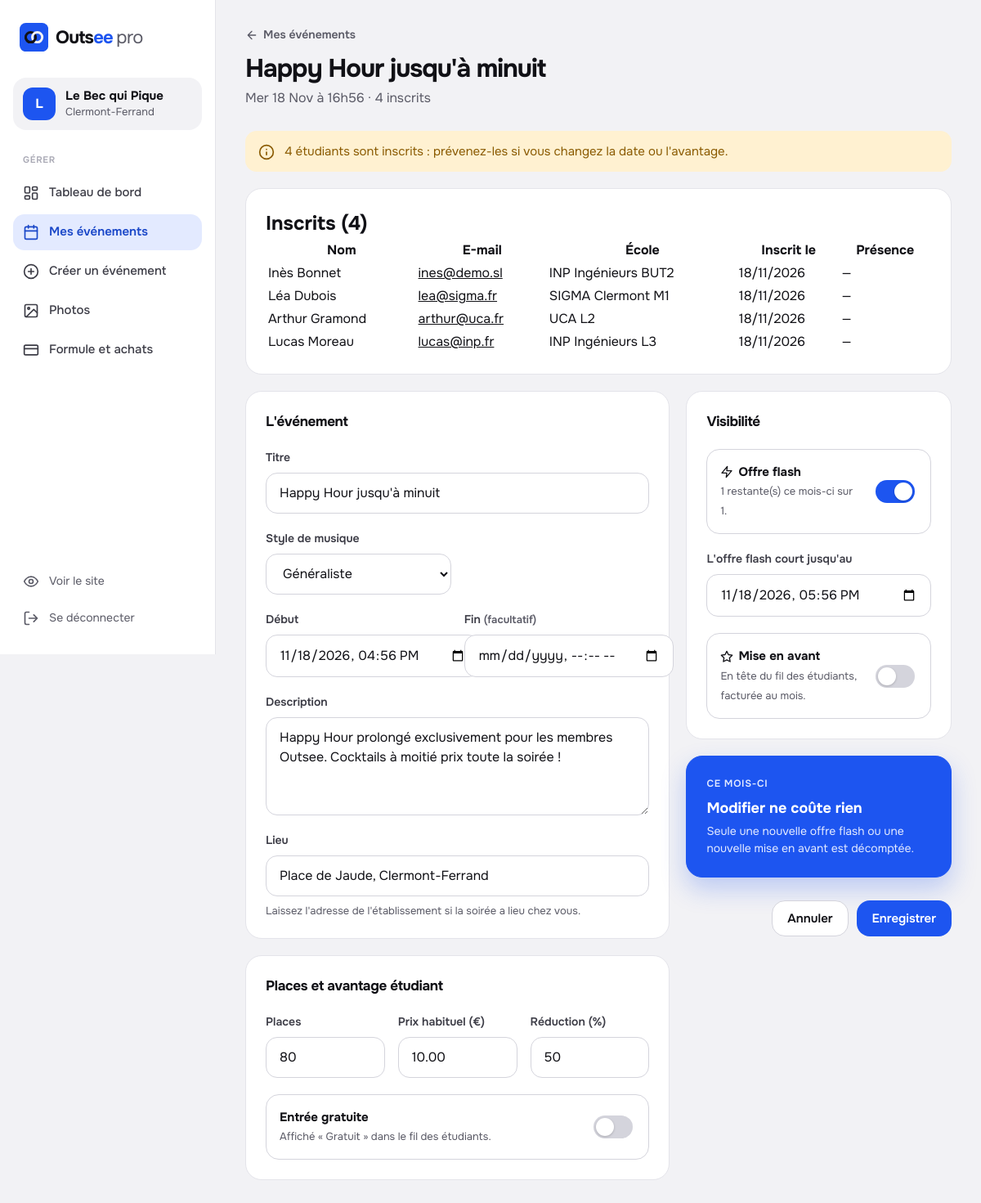
Page /partenaire/edit_event.php?id=1 (signed in) on the committed database.
### tables this page shows
CREATE TABLE IF NOT EXISTS etablissements (
    id INT PRIMARY KEY AUTO_INCREMENT,
    user_id INT NOT NULL,
    nom VARCHAR(200) NOT NULL,
    type ENUM('bar', 'boite', 'resto', 'afterwork', 'club', 'bde') NOT NULL,
     
    verification ENUM('non_requise','en_attente','validee','refusee') NOT NULL DEFAULT 'non_requise',
    verifie_par INT NULL DEFAULT NULL,
    verifie_le DATETIME NULL DEFAULT NULL,
    verification_note VARCHAR(255) NULL DEFAULT NULL,
    adresse VARCHAR(255),
    ville VARCHAR(100) DEFAULT 'Clermont-Ferrand',
     
     
    latitude DECIMAL(10,7) DEFAULT NULL,
    longitude DECIMAL(10,7) DEFAULT NULL,
    FOREIGN KEY (user_id) REFERENCES users(id) ON DELETE CASCADE
);

CREATE TABLE IF NOT EXISTS evenements (
    id INT PRIMARY KEY AUTO_INCREMENT,
    etablissement_id INT NOT NULL,
    titre VARCHAR(255) NOT NULL,
    description TEXT,
    type ENUM('bar', 'boite', 'resto', 'afterwork', 'sport') NOT NULL,
     
     
     
    style_musique VARCHAR(20) NULL DEFAULT NULL,
     
     
    sport VARCHAR(20) NULL DEFAULT NULL,
    format VARCHAR(20) NULL DEFAULT NULL,
    date_heure DATETIME NOT NULL,
     
     
    date_fin DATETIME NULL DEFAULT NULL,
    quota INT DEFAULT 100,
    reduction INT DEFAULT 0,
    prix_normal DECIMAL(8,2) DEFAULT 0,
    is_flash TINYINT(1) DEFAULT 0,
    flash_expiry DATETIME,
    is_gratuit TINYINT(1) DEFAULT 0,
     
     
     
     
    is_sponsorise TINYINT(1) NOT NULL DEFAULT 0,
    sponsor_formule ENUM('boost24','top7','premium30') DEFAULT NULL,
    sponsor_tarif DECIMAL(8,2) NOT NULL DEFAULT 0,
    sponsor_jusqu_au DATETIME DEFAULT NULL,
    sponsor_debut DATETIME DEFAULT NULL,
    inscriptions_jusqu_au DATETIME DEFAULT NULL,
     
    supplement_tarif DECIMAL(8,2) NOT NULL DEFAULT 0,
    lieu VARCHAR(255),
    created_at TIMESTAMP DEFAULT CURRENT_TIMESTAMP,
    INDEX idx_sponsor (is_sponsorise, sponsor_jusqu_au),
    INDEX idx_style_musique (style_musique, date_heure),
    FOREIGN KEY (etablissement_id) REFERENCES etablissements(id) ON DELETE CASCADE
);

CREATE TABLE IF NOT EXISTS inscriptions (
    id INT PRIMARY KEY AUTO_INCREMENT,
    user_id INT NOT NULL,
    evenement_id INT NOT NULL,
    qr_code VARCHAR(64) NOT NULL,
    statut ENUM('inscrit', 'checkin', 'annule') DEFAULT 'inscrit',
     
     
    checkin_le DATETIME NULL DEFAULT NULL,
    created_at TIMESTAMP DEFAULT CURRENT_TIMESTAMP,
    FOREIGN KEY (user_id) REFERENCES users(id) ON DELETE CASCADE,
    FOREIGN KEY (evenement_id) REFERENCES evenements(id) ON DELETE CASCADE,
    UNIQUE KEY unique_inscription (user_id, evenement_id)
);

CREATE TABLE IF NOT EXISTS users (
    id INT PRIMARY KEY AUTO_INCREMENT,
    nom VARCHAR(100) NOT NULL,
    prenom VARCHAR(100) NOT NULL,
    email VARCHAR(191) UNIQUE NOT NULL,
    password VARCHAR(255) NOT NULL,
    ecole VARCHAR(100),
    promo VARCHAR(10),
     
     
    ville VARCHAR(100) DEFAULT NULL,
     
    photo VARCHAR(255) DEFAULT NULL,
     
    date_naissance DATE DEFAULT NULL,
     
     
    cgu_acceptees_le DATETIME DEFAULT NULL,
    interests TEXT,
     
    type ENUM('etudiant', 'partenaire', 'admin', 'supprime') DEFAULT 'etudiant',
     
     
     
    compte_prive TINYINT(1) NOT NULL DEFAULT 1,
    created_at TIMESTAMP DEFAULT CURRENT_TIMESTAMP
);

### partenaire/edit_event.php (the view, shortened to what the rows shown need)
<?php
require_once __DIR__ . '/../includes/site.php';
require_once __DIR__ . '/../includes/db.php';
require_once __DIR__ . '/../includes/evenement_pro.php';
$etab      = ouvrirEspacePro($pdo);
$capacites = capacitesEtablissement($pdo, (int) $etab['id']);
$stmt = $pdo->prepare('SELECT * FROM evenements WHERE id = ? AND etablissement_id = ?');
$stmt->execute([(int) ($_GET['id'] ?? 0), (int) $etab['id']]);
$event = $stmt->fetch();
$valeurs = traiterRetourPaiementEvenement($pdo, $etab) ?? $event;
$stmt = $pdo->prepare("SELECT COUNT(*) FROM inscriptions WHERE evenement_id = ? AND statut != 'annule'");
$stmt->execute([(int) $event['id']]);
$inscrits = (int) $stmt->fetchColumn();
proDebut('Modifier un événement', 'evenements', $etab);
?>
<header class="pro-entete">
  <div>
    <a class="retour" href="<?= htmlspecialchars(baseUrl('/partenaire/evenements.php'), ENT_QUOTES) ?>"><?= iconeSite('fleche-g', 'icon-sm') ?> Mes événements</a>
    <h1 class="titre-pro"><?= htmlspecialchars((string) $event['titre']) ?></h1>
    <p class="pro-entete__sous"><?= htmlspecialchars(dateFr($event['date_heure'], 'D j M')) ?> à <?= date('H\hi', strtotime((string) $event['date_heure'])) ?> · <?= $inscrits ?> inscrit<?= $inscrits > 1 ? 's' : '' ?></p>
  </div>
</header>
<?php
$stmt = $pdo->prepare(
    "SELECT u.prenom, u.nom, u.email, u.ecole, u.promo, i.statut, i.created_at
       FROM inscriptions i JOIN users u ON u.id = i.user_id
      WHERE i.evenement_id = ? AND i.statut <> 'annule' ORDER BY u.nom, u.prenom"
);
$stmt->execute([(int) $event['id']]);
$participants = $stmt->fetchAll();
$e = static fn ($v): string => htmlspecialchars((string) $v, ENT_QUOTES);
?>
<section class="carte" style="margin-bottom:20px;">
  <h2 class="titre-section">Inscrits (<?= count($participants) ?>)</h2>
  <?php if (!$participants): ?>
    <p>Personne n'est encore inscrit.</p>
  <?php else: ?>
    <div style="overflow-x:auto;">
      <table class="table" style="width:100%;">
        <thead><tr><th>Nom</th><th>E-mail</th><th>École</th><th>Inscrit le</th><th>Présence</th></tr></thead>
        <tbody>
        <?php foreach ($participants as $p): ?>
          <tr>
            <td><?= $e($p['prenom'] . ' ' . $p['nom']) ?></td>
            <td><a href="mailto:<?= $e($p['email']) ?>"><?= $e($p['email']) ?></a></td>
            <td><?= $e(trim(($p['ecole'] ?? '') . ' ' . ($p['promo'] ?? ''))) ?></td>
            <td><?= $e(date('d/m/Y', strtotime((string) $p['created_at']))) ?></td>
            <td><?= $p['statut'] === 'checkin' ? 'Présent' : '—' ?></td>
          </tr>
        <?php endforeach; ?>
        </tbody>
      </table>
    </div>
  <?php endif; ?>
</section>
<?= formulaireEvenementHtml($pdo, $etab, $capacites, $valeurs, $event) ?>
<?php proFin(); ?>

### includes/site.php (shortened to what the rows shown need)
<?php
require_once __DIR__ . '/auth_check.php';
function iconeSite(string $nom, string $classes = '', string $titre = ''): string
{
    $acc = $titre !== ''
        ? 'role="img" aria-label="' . htmlspecialchars($titre, ENT_QUOTES) . '"'
        : 'aria-hidden="true" focusable="false"';
    return '<svg class="icon' . ($classes !== '' ? ' ' . htmlspecialchars($classes, ENT_QUOTES) : '') . '" viewBox="0 0 24 24" ' . $acc . '>' . ICONES_SITE[$nom] . '</svg>';
}
function marqueSite(string $suffixe = '', string $href = '', string $couleur = '#1D55F0', string $classes = ''): string
{
    static $n = 0;
    $n++;
    $clip = 'moitieBasse' . $n;
    $tuile = '<svg class="marque__tuile" viewBox="0 0 512 512" fill="none" aria-hidden="true" focusable="false">'
           . '<defs><clipPath id="' . $clip . '"><rect x="0" y="255.5" width="512" height="256.5"/></clipPath></defs>'
           . '<rect width="512" height="512" rx="112" fill="' . htmlspecialchars($couleur, ENT_QUOTES) . '"/>'
           . '<circle cx="196.5" cy="255.5" r="88.5" stroke="#111116" stroke-width="43"/>'
           . '<circle cx="314.5" cy="255.5" r="88.5" stroke="#F2F2F5" stroke-width="43"/>'
           . '<circle cx="196.5" cy="255.5" r="88.5" stroke="#111116" stroke-width="43" clip-path="url(#' . $clip . ')"/>'
           . '</svg>';
    $mot = '<span class="marque__mot" aria-hidden="true">Outs<span class="marque__ee" style="color:' . htmlspecialchars($couleur, ENT_QUOTES) . '">ee</span>'
         . ($suffixe !== '' ? '<span class="marque__suffixe">' . htmlspecialchars($suffixe) . '</span>' : '')
         . '</span>';
    $sr     = '<span class="sr-only">Outsee' . ($suffixe !== '' ? ' ' . htmlspecialchars($suffixe) : '') . '</span>';
    $classe = 'marque' . ($classes !== '' ? ' ' . $classes : '');
    return $href !== ''
        ? '<a class="' . $classe . '" href="' . htmlspecialchars($href, ENT_QUOTES) . '">' . $sr . $tuile . $mot . '</a>'
        : '<span class="' . $classe . '">' . $sr . $tuile . $mot . '</span>';
}
function siteDebut(string $titre, array $options = []): void
{
    $classe      = (string) ($options['classe'] ?? '');
    echo "<!DOCTYPE html>\n<html lang=\"fr\">\n<head>\n";
    echo '<link rel="stylesheet" href="' . htmlspecialchars(asset('/assets/css/site.css'), ENT_QUOTES) . "\">\n";
    echo "</head>\n<body" . ($classe !== '' ? ' class="' . htmlspecialchars($classe, ENT_QUOTES) . '"' : '') . ">\n";
}
function siteFin(): void
{
    echo "\n</body>\n</html>\n";
}
function etablissementConnecte(PDO $pdo): ?array
{
    $stmt = $pdo->prepare('SELECT * FROM etablissements WHERE user_id = ? LIMIT 1');
    $stmt->execute([(int) ($_SESSION['user_id'] ?? 0)]);
    return $stmt->fetch() ?: null;
}
function ouvrirEspacePro(PDO $pdo, bool $formuleRequise = true): array
{
    $etab = etablissementConnecte($pdo);
    if ($formuleRequise) {
        require_once __DIR__ . '/comptes.php';
        if (etatAbonnement($pdo, $etab) !== '') {
            header('Location: ' . baseUrl('/partenaire/abonnement.php'));
            exit;
        }
    }
    return $etab;
}
function proDebut(string $titre, string $actif, ?array $etab, array $options = []): void
{
    siteDebut($titre . ' — Outsee pro', ['classe' => 'corps-pro', 'scripts' => $options['scripts'] ?? []]);
    $nom    = (string) ($etab['nom'] ?? 'Mon établissement');
    $ville  = (string) ($etab['ville'] ?? '');
    $init   = mb_strtoupper(mb_substr($nom, 0, 1));
    echo '<div class="pro" id="pro">';
    echo '<header class="pro-haut">' . marqueSite('pro', baseUrl('/partenaire/dashboard.php'))
       . '<button type="button" class="bouton-icone" data-menu-pro aria-controls="pro-cote" aria-expanded="false">'
       . iconeSite('menu', '', 'Ouvrir le menu') . '</button></header>';
    echo '<aside class="pro-cote" id="pro-cote">';
    echo '<div class="pro-etab"><div class="pro-etab__initiale">' . htmlspecialchars($init) . '</div>'
       . '<div><div class="pro-etab__nom">' . htmlspecialchars($nom) . '</div>'
       . ($ville !== '' ? '<div class="pro-etab__ville">' . htmlspecialchars($ville) . '</div>' : '')
       . '</div></div>';
    echo '</aside>';
    echo '<main class="pro-main" id="contenu"><div class="pro-contenu">';
}
function proFin(): void
{
    echo '</div></main></div>';
    siteFin();
}

### includes/evenement_pro.php (shortened to what the rows shown need)
<?php
require_once __DIR__ . '/crm.php';
require_once __DIR__ . '/comptes.php';
require_once __DIR__ . '/capacites.php';
require_once __DIR__ . '/musique.php';
function valeurDateLocale(?string $date): string
{
    return $date ? date('Y-m-d\TH:i', (int) strtotime($date)) : '';
}
function traiterRetourPaiementEvenement(PDO $pdo, array $etab): ?array
{
    return null;
}
function formulaireEvenementHtml(PDO $pdo, array $etab, array $capacites, array $valeurs, ?array $existant): string
{
    $val     = static fn (string $cle, $defaut = '') => $valeurs[$cle] ?? $defaut;
    $h       = static fn ($s): string => htmlspecialchars((string) $s, ENT_QUOTES);
    $usage   = usagePartenaireMois($pdo, (int) $etab['id'], $capacites);
    $flashOk = flashDisponible($pdo, (int) $etab['id'], $capacites, $existant ? (int) $existant['id'] : null) || !empty($val('is_flash'));
    $offerte = $usage['mises_en_avant']['offertes_restantes'] > 0;
    ?>
    <form method="post" class="grille-tdb" novalidate>
      <div class="pile">
        <section class="carte formulaire" aria-labelledby="f-infos">
          <h2 class="carte__titre" id="f-infos">L'événement</h2>
          <div class="champ">
            <label for="titre">Titre</label>
            <input type="text" id="titre" name="titre" required maxlength="255" value="<?= $h($val('titre')) ?>" placeholder="Soirée étudiante : DJ et happy hour">
          </div>
          <div class="formulaire__ligne">
            <div class="champ">
              <label for="style_musique">Style de musique</label>
              <select id="style_musique" name="style_musique">
                <?php foreach (stylesMusique() as $code => $lib): ?>
                  <option value="<?= $h($code) ?>"<?= $val('style_musique') === $code ? ' selected' : '' ?>><?= $h($lib) ?></option>
                <?php endforeach; ?>
              </select>
            </div>
          </div>
          <div class="formulaire__ligne">
            <div class="champ">
              <label for="date_heure">Début</label>
              <input type="datetime-local" id="date_heure" name="date_heure" required value="<?= $h(valeurDateLocale($val('date_heure') ?: null)) ?>">
            </div>
          </div>
          <div class="champ">
            <label for="description">Description</label>
            <textarea id="description" name="description" placeholder="L'ambiance, les animations, ce qui est compris avec la réduction…"><?= $h($val('description')) ?></textarea>
          </div>
          <div class="champ">
            <label for="lieu">Lieu</label>
            <input type="text" id="lieu" name="lieu" maxlength="255" value="<?= $h($val('lieu', $etab['adresse'] ?? '')) ?>" placeholder="<?= $h($etab['adresse'] ?? $etab['nom']) ?>">
            <span class="champ__aide">Laissez l'adresse de l'établissement si la soirée a lieu chez vous.</span>
          </div>
        </section>
        <section class="carte formulaire" aria-labelledby="f-offre">
          <h2 class="carte__titre" id="f-offre">Places et avantage étudiant</h2>
          <div class="formulaire__ligne formulaire__ligne--3">
            <div class="champ">
              <label for="quota">Places</label>
              <input type="number" id="quota" name="quota" min="1" max="10000" required value="<?= (int) $val('quota', 50) ?>">
            </div>
            <div class="champ">
              <label for="prix_normal">Prix habituel (€)</label>
              <input type="number" id="prix_normal" name="prix_normal" min="0" step="0.5" value="<?= $h($val('prix_normal', 0)) ?>">
            </div>
            <div class="champ">
              <label for="reduction">Réduction (%)</label>
              <input type="number" id="reduction" name="reduction" min="0" max="100" value="<?= (int) $val('reduction', 0) ?>">
            </div>
          </div>
          <label class="interrupteur">
            <div><strong>Entrée gratuite</strong><span>Affiché « Gratuit » dans le fil des étudiants.</span></div>
            <input type="checkbox" name="is_gratuit" value="1"<?= !empty($val('is_gratuit')) ? ' checked' : '' ?>>
          </label>
        </section>
      </div>
      <aside class="pile">
        <section class="carte formulaire" aria-labelledby="f-visibilite">
          <h2 class="carte__titre" id="f-visibilite">Visibilité</h2>
          <label class="interrupteur">
            <div><strong><?= iconeSite('eclair', 'icon-sm') ?> Offre flash</strong>
              <span><?= $capacites['flash_par_mois'] === null ? 'Illimitées avec votre formule.' : (int) $usage['flash']['restants'] . ' restante(s) ce mois-ci sur ' . (int) $capacites['flash_par_mois'] . '.' ?></span></div>
            <input type="checkbox" name="is_flash" value="1" data-ouvre="bloc-flash"<?= !empty($val('is_flash')) ? ' checked' : '' ?><?= $flashOk ? '' : ' disabled' ?>>
          </label>
          <div class="champ" id="bloc-flash"<?= empty($val('is_flash')) ? ' hidden' : '' ?>>
            <label for="flash_expiry">L'offre flash court jusqu'au</label>
            <input type="datetime-local" id="flash_expiry" name="flash_expiry" value="<?= $h(valeurDateLocale($val('flash_expiry') ?: null)) ?>">
          </div>
          <label class="interrupteur">
            <div><strong><?= iconeSite('etoile', 'icon-sm') ?> Mise en avant</strong>
              <span><?= $offerte ? 'Une mise en avant offerte disponible ce mois-ci.' : (stripeActif() ? 'En tête du fil des étudiants, payée par carte à la publication.' : 'En tête du fil des étudiants, facturée au mois.') ?></span></div>
            <input type="checkbox" name="is_sponsorise" value="1" data-ouvre="bloc-sponso"<?= !empty($val('is_sponsorise')) ? ' checked' : '' ?>>
          </label>
        </section>
      </aside>
    </form>
    <?php
    return (string) ob_get_clean();
}

### rows in the picture
etablissements: nom "L", ville "Clermont-Ferrand", lieu "Place de Jaude, Clermont-Ferrand", id "1"
evenements: titre "Happy Hour jusqu'à minuit", date_heure "Mer 18 Nov", date_heure "16h56", style_musique "Généraliste", date_heure "11/18/2026 16:56", description "Happy Hour prolongé exclusivement pour les membres Outsee. Cocktails à moitié prix toute la soirée !", quota "80", prix_normal "10.00", reduction "50", is_flash "☑", flash_expiry "11/18/2026 17:56"
inscriptions: user.nom "Inès Bonnet", user.email "ines@demo.sl", user.promo "INP Ingénieurs BUT2", created_at "18/11/2026"
inscriptions: user.nom "Léa Dubois", user.email "lea@sigma.fr", user.promo "SIGMA Clermont M1", created_at "18/11/2026"
inscriptions: user.nom "Arthur Gramond", user.email "arthur@uca.fr", user.promo "UCA L2", created_at "18/11/2026"
inscriptions: user.nom "Lucas Moreau", user.email "lucas@inp.fr", user.promo "INP Ingénieurs L3", created_at "18/11/2026"

### other values in the picture
$suffixe "pro"
$nom "Le Bec qui Pique"
$libelle "Tableau de bord"
$libelle "Mes événements"
$libelle "Créer un événement"
$libelle "Photos"
$libelle "Formule et achats"
$inscrits "4"
count($participants) "4"
$capacites['flash_par_mois'] "1"
